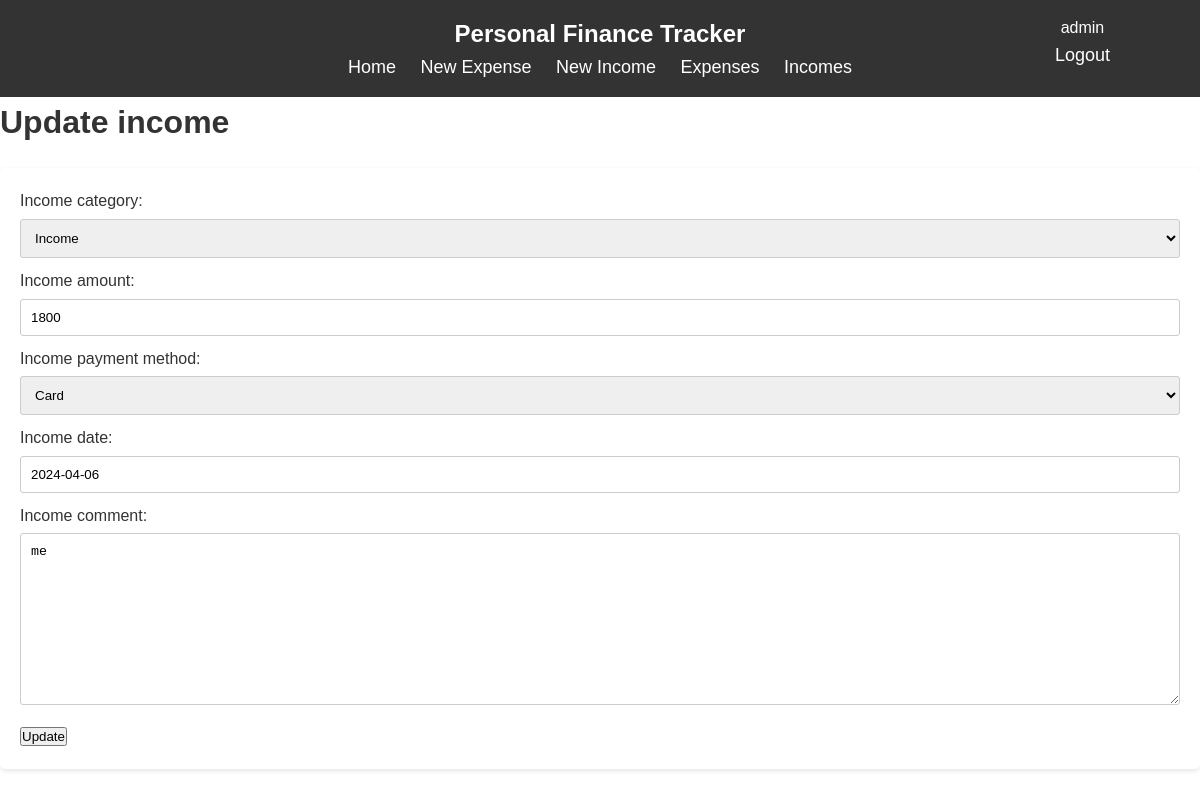
Page /updateincome/1/ (signed in) on the earlier database version.
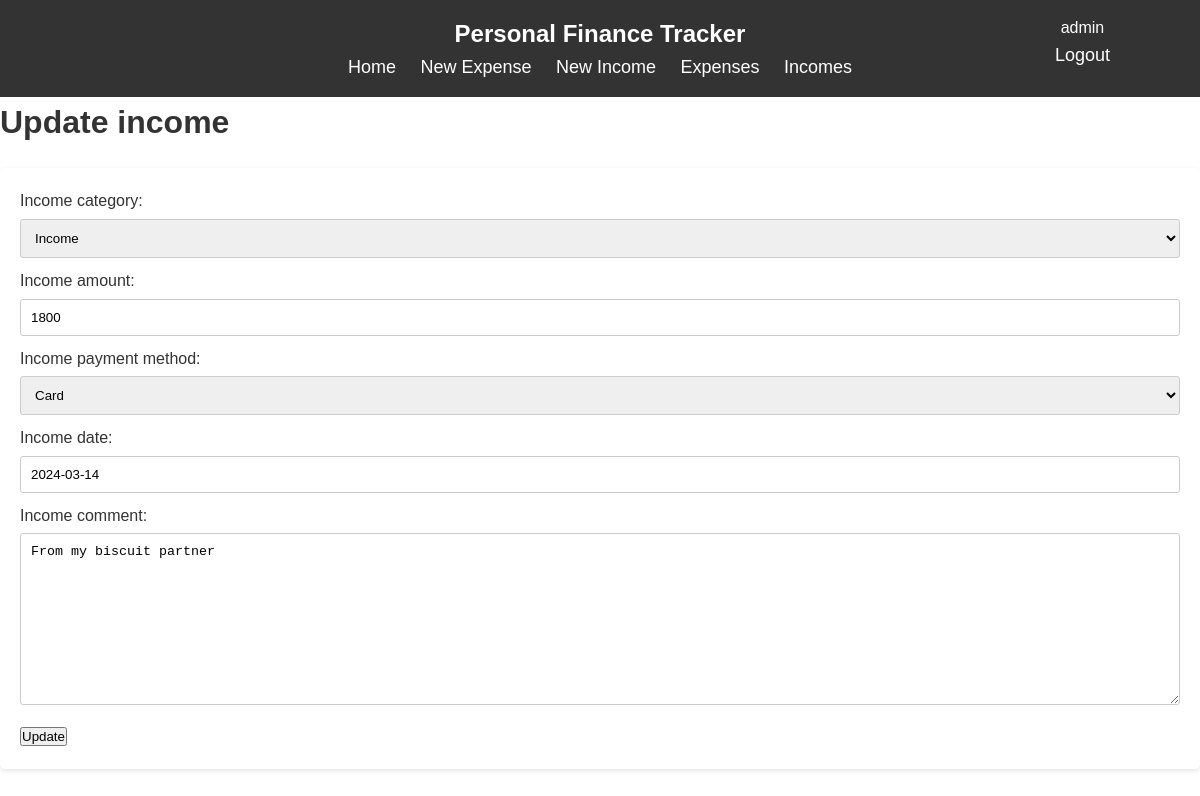
Same page on the later database version.
### app/models.py (models this page shows)
class Income(models.Model):
    IncomeCategory = (
        ('Financial income', 'Financial income'),
        ('Income', 'Income'),
        ('Other', 'Other')
    )
    user = models.ForeignKey(User, on_delete=models.CASCADE, null=True, blank=True, related_name='incomes')
    income_category = models.CharField(max_length=50, choices=IncomeCategory)
    income_amount = models.IntegerField(default=0)
    income_payment_method = models.CharField(max_length=50, choices=PAYMENT_METHOD)
    income_date = models.DateField(default=timezone.now)
    income_comment = models.TextField(null=False)

### app/views.py (the view)
# urls.py: path('updateincome/<int:pk>/', IncomeUpdate.as_view(), name='update_in'),
class IncomeUpdate(LoginRequiredMixin, generic.UpdateView):
    model = Income
    template_name = 'update_income.html'
    fields = ['income_category', 'income_amount', 'income_payment_method', 'income_date', 'income_comment']
    success_url = reverse_lazy('show_in')

### app/templates/update_income.html (shortened to what this page needs)
{% extends "base.html" %}
{% block content %}
<h1>Update income</h1>
<form method="post">
    {{ form.as_p }}
<input type="submit" value="Update"/>
</form>
{% endblock content %}

Differences in the rows shown:
changed Income "Income": income_date "2024-04-06" → "2024-03-14"; income_comment "me" → "From my biscuit partner"
